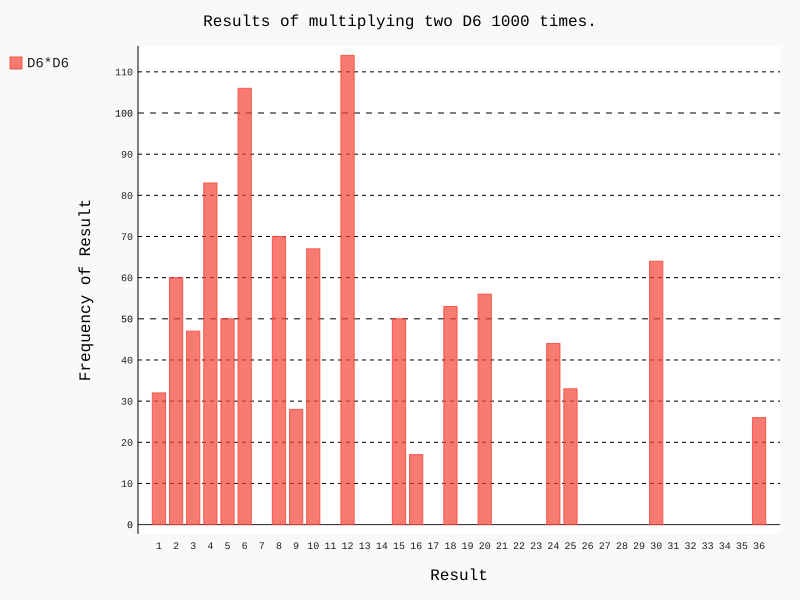

The Python source for this figure:
from die import Die
import pygal
# Create two Die instance
die_1 = Die()
die_2 = Die()
# Roll the die and store the result in a variable
results = []
for roll_num in range(1000):
    result = die_1.roll() * die_2.roll()
    results.append(result)

# Analyze the results
frequencies = []
max_result = die_1.num_sides * die_2.num_sides
for value in range(1,max_result+1):
    frequency = results.count(value)
    frequencies.append(frequency)
hist = pygal.Bar()
hist.title = "Results of multiplying two D6 1000 times."
hist.x_labels = [str(x) for x in range(1, max_result+1)]
hist.x_title = "Result"
hist.y_title = "Frequency of Result"
hist.add('D6*D6',frequencies)
hist.render_to_file('dice_visual.svg')
